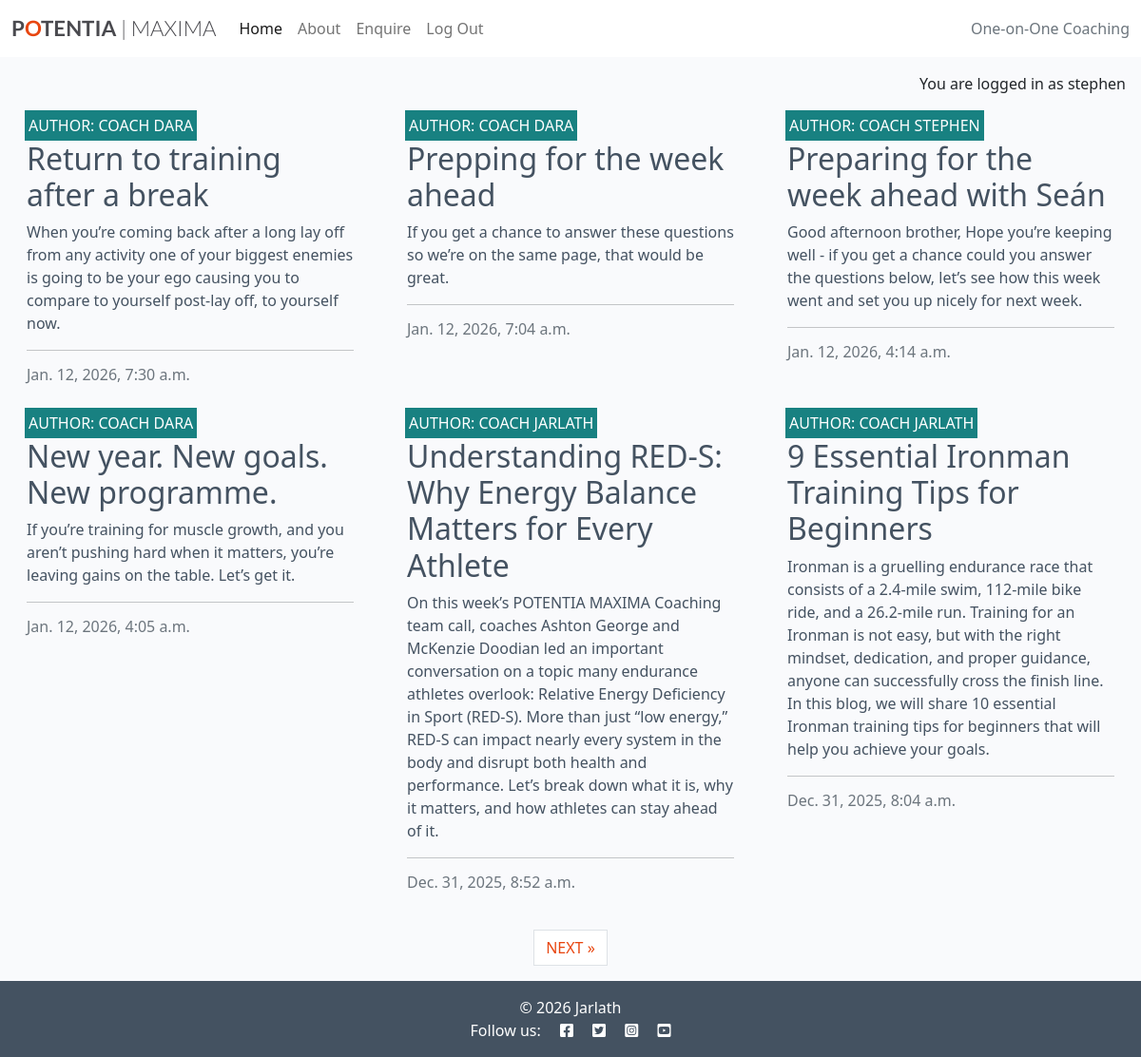
The page / (signed in) on the database its author committed.
### home/models.py (models this page shows, shortened)
class CoachingPost(models.Model):
    title = models.CharField(
        max_length=200, unique=True
    )
    slug = models.SlugField(max_length=200, unique=True)
    author = models.ForeignKey(User, on_delete=models.CASCADE)
    status = models.IntegerField(choices=STATUS, default=0)
    created_on = models.DateTimeField(auto_now_add=True)
    updated_on = models.DateTimeField(auto_now=True)
    content = models.TextField()
    excerpt = models.TextField(blank=True)
    class Meta:
        ordering = ["-created_on"]

### home/views.py (the view)
# urls.py: path('', views.CoachingPostList.as_view(), name='home'),
class CoachingPostList(generic.ListView):
    template_name = "home/index.html"
    paginate_by = 6
    queryset = CoachingPost.objects.filter(status=1).order_by("-created_on")

### home/templates/home/index.html (shortened to what this page needs)
{% extends "base.html" %} {% load static %} {% block content %}
{% if user.is_authenticated %}
<div class="container-fluid">
    <div class="row">
        <div class="col-12 mt-3 left">
            <div class="row">
                {% for post in coachingpost_list %}
                <div class="col-md-4">
                    <div class="card mb-4">
                        <div class="card-body">
                            <div class="image-container">
                                <div class="image-flash">
                                    <p class="author">Author: Coach {{ post.author }}</p>
                                </div>
                            </div>
                            <a href="{% url 'coaching_post_detail' post.slug %}" class="post-link">
                                <h2 class="card-title">{{ post.title }}</h2>
                                <p class="card-text">{{ post.excerpt }}</p>
                            </a>
                            <hr />
                            <p class="card-text text-muted h6">{{ post.created_on}}
                            </p>
                        </div>
                    </div>
                </div>
                {% if forloop.counter|divisibleby:3 %}
            </div>
            <div class="row">
                {% endif %}
                {% endfor %}
            </div>
        </div>
    </div>
    {% if is_paginated %}
    <nav aria-label="Page navigation">
        <ul class="pagination justify-content-center">
            {% if page_obj.has_next %}
            <li><a href="?page={{ page_obj.next_page_number }}" class="page-link">NEXT &raquo;</a></li>
            {% endif %}
        </ul>
    </nav>
    {% endif %}
</div>
{% endif %}
{% endblock %}
{% block copyright %}
&copy; 2026 Jarlath
{% endblock %}

### templates/base.html (shortened to what this page needs)
{% load static %}
{% url 'home' as home_url %}
{% url 'about' as about_url %}
{% url 'enquire' as enquire_url %}
{% url 'account_signup' as signup_url %}
{% url 'account_login' as login_url %}
{% url 'account_logout' as logout_url %}
<!DOCTYPE html>
<html class="h-100" lang="en">
<head>
    <link rel="stylesheet" href="https://cdnjs.cloudflare.com/ajax/libs/font-awesome/5.15.3/css/all.min.css">
    <link href="https://cdn.jsdelivr.net/npm/bootstrap@5.0.1/dist/css/bootstrap.min.css" rel="stylesheet"
>
    <link rel="stylesheet" href="{% static 'css/style.css' %}">
</head>
<body class="d-flex flex-column h-100 main-bg">
    <nav class="navbar navbar-expand-lg navbar-light bg-white">
        <div class="container-fluid">
            <a class="navbar-brand" href="{% url 'home' %}"><span class="brand">P<span class="red-o">O</span>TENTIA<span
                        class="thin"> | MAXIMA</span></span></a>
            <div class="collapse navbar-collapse" id="navbarText">
                <ul class="navbar-nav me-auto mb-2 mb-lg-0">
                    <li class="nav-item">
                        <a class="nav-link {% if request.path == home_url %}active{% endif %}" aria-current="page"
                            href="{% url 'home' %}">Home</a>
                    </li>
                    <li class="nav-item">
                        <a class="nav-link
                {% if request.path == about_url %}active{%endif%}" aria-current="page"
                            href="{% url 'about' %}">About</a>
                    </li>
                    <li class="nav-item">
                        <a class="nav-link
                {% if request.path == enquire_url %}active{%endif%}" aria-current="page"
                            href="{% url 'enquire' %}">Enquire</a>
                    </li>
                    {% if user.is_authenticated %}
                    <li class="nav-item">
                        <a class="nav-link {% if request.path == logout_url %}active{% endif %}" aria-current="page"
                            href="{% url 'account_logout' %}">Log Out</a>
                    </li>
                    {% endif %}
                </ul>
                <span class="navbar-text text-muted">
                    One-on-One Coaching
                </span>
            </div>
        </div>
    </nav>
    <main class="flex-shrink-0 main-bg">
        {% if user.is_authenticated %}
        <p class="text-end m-3">You are logged in as {{ user }}</p>
        {% else %}
        <p class="text-end m-3">You are not logged in</p>
        {% endif %}
        {% block content %}{% endblock content %}
    </main>
    <footer class="footer mt-auto py-3 dark-bg">
        <p class="m-0 text-center text-white">
            {% block copyright %}{% endblock copyright %}
        </p>
        <p class="m-0 text-center text-white">Follow us:
            <i class="fab fa-facebook-square ms-3"></i>
            <i class="fab fa-twitter-square ms-3"></i>
            <i class="fab fa-instagram-square ms-3"></i>
            <i class="fab fa-youtube-square ms-3"></i>
        </p>
    </footer>
</body>
</html>

### static/css/style.css (style rules this page uses)
body { background-color: #F9FAFC; }
.brand { font-family: Lato, sans-serif; font-size: 1.4rem; font-weight: 700; color: #4A4A4F; }
.red-o { color: #E84610; }
.thin { font-weight: 300; }
.dark-bg { background-color: #445261; }
.main-bg { background-color: #F9FAFC; }
.card { border: none; background-color: transparent; }
.image-container { position: relative; }
.image-flash { position: absolute; bottom: 5%; min-width: 30%; left: -2px; background-color: #188181; }
.author { color: white; margin: 4px; text-transform: uppercase; }
.post-link { text-decoration: none; color: #445261; }
.post-link:hover, .page-link { color: #E84610; }

### rows shown on the page
CoachingPost: author "DARA", title "Return to training after a break", excerpt "When you’re coming back after a long lay off from any activity one of your biggest enemies is going to be your ego causing you to compare to yourself post-lay off, to yourself now.", created_on "Jan. 12, 2026, 7:30 a.m."
CoachingPost: author "DARA", title "Prepping for the week ahead", excerpt "If you get a chance to answer these questions so we’re on the same page, that would be great.", created_on "Jan. 12, 2026, 7:04 a.m."
CoachingPost: author "STEPHEN", title "Preparing for the week ahead with Seán", excerpt "Good afternoon brother, Hope you’re keeping well - if you get a chance could you answer the questions below, let’s see how this week went and set you up nicely for next week.", created_on "Jan. 12, 2026, 4:14 a.m."
CoachingPost: author "DARA", title "New year. New goals. New programme.", excerpt "If you’re training for muscle growth, and you aren’t pushing hard when it matters, you’re leaving gains on the table. Let’s get it.", created_on "Jan. 12, 2026, 4:05 a.m."
CoachingPost: author "JARLATH", title "Understanding RED-S: Why Energy Balance Matters for Every Athlete", excerpt "On this week’s POTENTIA MAXIMA Coaching team call, coaches Ashton George and McKenzie Doodian led an important conversation on a topic many endurance athletes overlook: Relative Energy Deficiency in Sport (RED-S). More than just “low energy,” RED-S can impact nearly every system in the body and disrupt both health and performance. Let’s break down what it is, why it matters, and how athletes can stay ahead of it.", created_on "Dec. 31, 2025, 8:52 a.m."
CoachingPost: author "JARLATH", title "9 Essential Ironman Training Tips for Beginners", excerpt "Ironman is a gruelling endurance race that consists of a 2.4-mile swim, 112-mile bike ride, and a 26.2-mile run. Training for an Ironman is not easy, but with the right mindset, dedication, and proper guidance, anyone can successfully cross the finish line. In this blog, we will share 10 essential Ironman training tips for beginners that will help you achieve your goals.", created_on "Dec. 31, 2025, 8:04 a.m."

### other values the page prints
{{ user }} "stephen"
